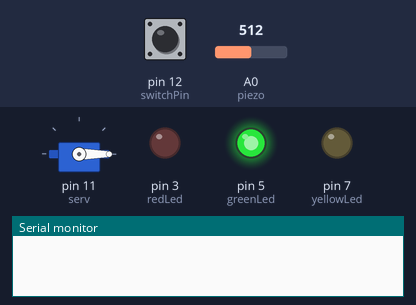
This sketch was run on a simulated Arduino Uno, built with avr-gcc and run on an emulated ATmega328P. On the bench: servo, output pins drawn as LEDs (lit = HIGH), the last lines printed to the serial monitor. The test bench sets the inputs (shaded band); at power-on: pin 12 (switchPin) LOW, A0 (piezo) = 512.

Above: at 1.2 s.
1.3 s: pin 12 (switchPin) pulled HIGH for 0.15 s
At 2.1 s:
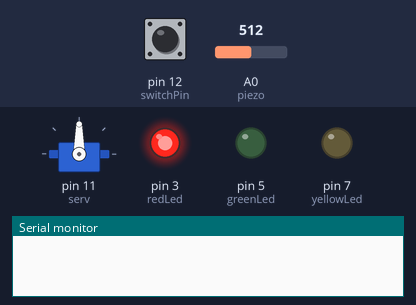
4.3 s: A0 (piezo) set to 191
7.3 s: A0 (piezo) set to 167
At 8.1 s:
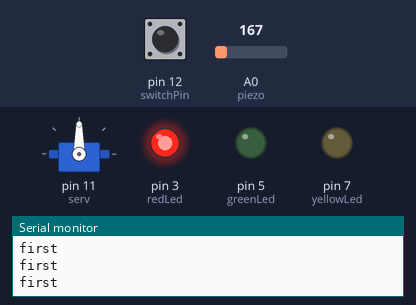
Timing chart, 0 to 10.3 s (numbered marks = the images above; inputs shaded):
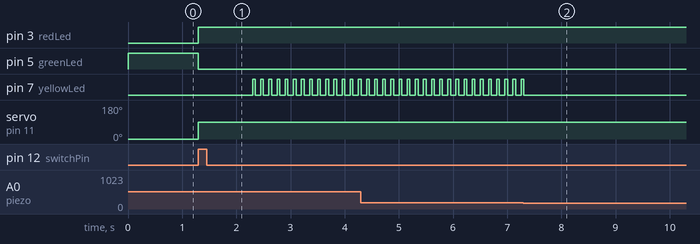

Measured:
- after the input at 1.3 s, pin 3 (redLed): LOW → HIGH at once; pin 5 (greenLed): HIGH → LOW at once; pin 7 (yellowLed): alternates HIGH for 0.05 s and LOW for 0.10 s, starting after 1.0 s; servo on pin 11 (serv): 0° → 90° at once
- after the input at 7.3 s, pin 7 (yellowLed): goes on until 7.3 s, then stays LOW

The sketch:

KnockLock.ino
```cpp
#include <Servo.h>

Servo serv;

const int piezo = A0;
const int switchPin = 12;
const int yellowLed = 7;
const int greenLed = 5;
const int redLed = 3;

const int quietKnock = 180;

const int knocksNeeded = 4;

const int knocksDelays[knocksNeeded] = {0, 200, 200, 500};

bool locked = false;

bool isFirstKnock = true;

unsigned long lastUpdate;

int correctKnocks = 0;

void setup() {
  serv.attach(11);
  pinMode(yellowLed, OUTPUT);
  pinMode(redLed, OUTPUT);
  pinMode(greenLed, OUTPUT);
  pinMode(switchPin, INPUT);

  Serial.begin(9600);

  digitalWrite(greenLed, HIGH);

  serv.write(0);
}

void loop() {

  if (locked == false)
  {
    int switchVal = digitalRead(switchPin);

    if (switchVal == HIGH) {
      locked = true;
      isFirstKnock = true;
      digitalWrite(greenLed, LOW);
      digitalWrite(redLed, HIGH);
      serv.write(90);
      delay(1000);

      lastUpdate = millis();
    }
  }
  else
  {
    unsigned long currMil = millis();
    int t = currMil - lastUpdate;

    if (t >= 1000)
    {
      isFirstKnock = true;
    }

    bool kn = checkForKnock();

    if (kn == true)
    {
      if (isFirstKnock == true)
      {
        correctKnocks = 1;

        isFirstKnock = false;

        Serial.println("first");
      }
      else
      {
        if (t >= knocksDelays[correctKnocks] - 150 && t <=  knocksDelays[correctKnocks] + 150)
        {
          correctKnocks++;
          Serial.println(t);
        }
        else
        {
          correctKnocks = 0;
          isFirstKnock = true;
        }
      }

      delay(100);
      lastUpdate = millis();
    }

    if (correctKnocks >= knocksNeeded)
    {
      locked = false;
      digitalWrite(greenLed, HIGH);
      digitalWrite(redLed, LOW);
      correctKnocks = 0;
      serv.write(0);
      delay(1000);
    }
  }
}

bool checkForKnock() {
  int value = analogRead(piezo);

  if (value > quietKnock) {
    digitalWrite(yellowLed, HIGH);
    delay(50);
    digitalWrite(yellowLed, LOW);
    return true;
  }
  else {
    return false;
  }
}
```
